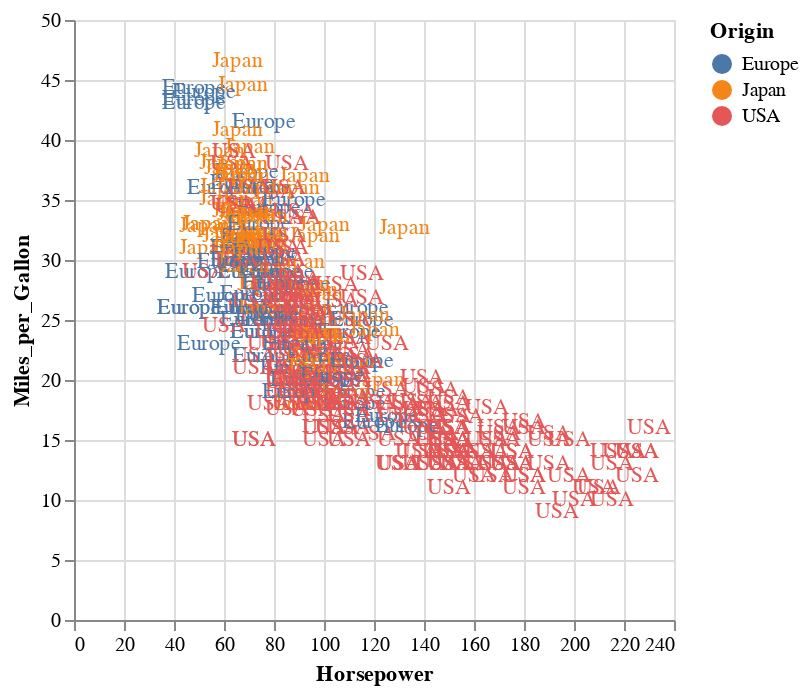

Write notebook code for a chart like this one.
### Code cell
# Marcador de texto: Horrível.
alt.Chart(cars).mark_text().encode(
    x='Horsepower',
    y='Miles_per_Gallon',
    color='Origin',
    text='Origin'
)

### Figure 1 — Vega-Lite specification as saved in the notebook (floating-point values rounded to 4 significant figures; data arrays with more than 128 entries replaced by an {"elided": "..."} marker saying what was removed)
{"config": {"view": {"continuousWidth": 300, "continuousHeight": 300}}, "data": {"name": "data-f02450ab61490a1363517a0190416235"}, "mark": {"type": "text"}, "encoding": {"color": {"field": "Origin", "type": "nominal"}, "text": {"field": "Origin", "type": "nominal"}, "x": {"field": "Horsepower", "type": "quantitative"}, "y": {"field": "Miles_per_Gallon", "type": "quantitative"}}, "$schema": "https://vega.github.io/schema/vega-lite/v5.14.1.json", "datasets": {"data-f02450ab61490a1363517a0190416235": {"elided": "406 records"}}}
